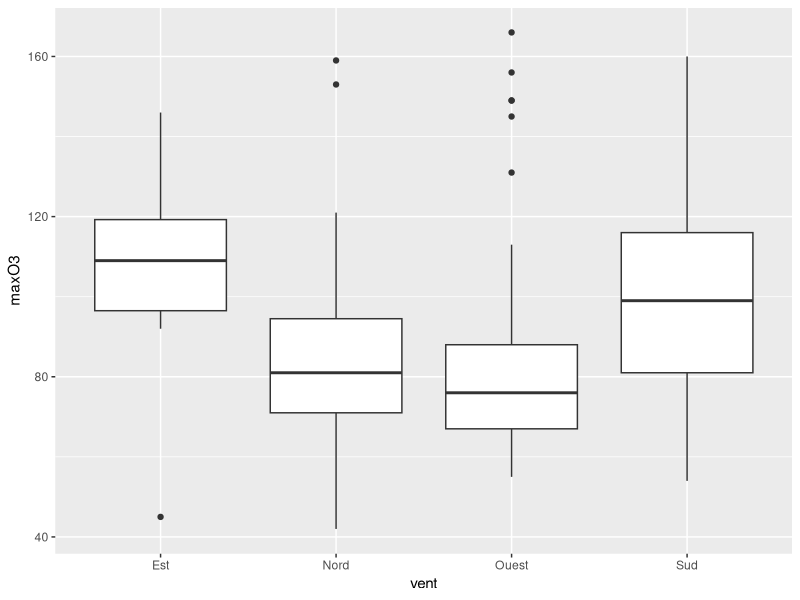

Write R code to recreate this figure. (Note: this script raises an error after producing the figure.)
## ---- chunk 1
library(knitr)
## Global options
options(max.print="75")
opts_chunk$set(echo=TRUE,
	             cache=FALSE,
               prompt=FALSE,
               tidy=TRUE,
               comment=NA,
               message=FALSE,
               warning=FALSE,
               class.source="badCode")
opts_knit$set(width=75)
options(max.print=999) 
## ---- chunk 2
library(ggplot2)  
library(tidyverse)
## ---- chunk 3
ozone = read.table("Ozone.txt")
ozone$vent=as.factor(ozone$vent) 
ozone$pluie=as.factor(ozone$pluie) 
head(ozone)
summary(ozone[,c(1,11,12,13)]) 
## ---- chunk 4
ggplot(ozone, aes(x = vent, y = maxO3)) + geom_boxplot()

## ---- chunk 5

## ---- chunk 6
aovent = lm(maxO3~vent, data=ozone)
summary(aovent)
## ---- chunk 7
M0 = lm(maxO3~1, data=ozone)
anova(M0, aovent)
## ---- chunk 8
summary(lm(maxO3~vent,data=ozone))
summary(lm(maxO3~C(vent,base=2),data=ozone))
summary(lm(maxO3~C(vent,sum),data=ozone)) 

Yi. = by(ozone[,"maxO3"],ozone[,"vent"],mean)
Yi.[2]
## ---- chunk 9
ozonenew = ozone[, c("maxO3"), "vent"]
ozonenew <- ozonenew %>%
## ---- chunk 10
ggplot(ozone,aes(x=vent,y=maxO3,fill=pluie))+ 
  geom_boxplot() 
## ---- chunk 11
par(mfrow=c(1,2)) 
interaction.plot(ozone[,"vent"],ozone[,"pluie"],
ozone[,"maxO3"],col=c(2,4),pch=c(18,24), main="Interaction plot",type="b",
xlab="vent",ylab="maxO3",trace.label="pluie")
interaction.plot(ozone[,"pluie"],ozone[,"vent"],
ozone[,"maxO3"],col=c(2,4),pch=c(18,24), main="Interaction plot",type="b",
xlab="pluie",ylab="maxO3",trace.label="vent") 
## ---- chunk 12
mod.sansint = lm(maxO3~vent+pluie, data=ozone)
anova(mod.sansint, mod.int)
## ---- chunk 13
    mod1 = lm(maxO3~vent, data=ozone)
    anova(mod1, mod.sansint)
## ---- chunk 14
ggplot(ozone,aes(x=maxO3v,y=maxO3))+ 
  geom_point(aes(shape=pluie,col=pluie)) 
## ---- chunk 15
# version singulière
complet=lm(maxO3~pluie * maxO3v,data=ozone) 
summary(complet)

# version régulière
alt=lm(maxO3~-1+pluie+pluie:maxO3v,data=ozone) 
summary(alt)
## ---- chunk 16
ggplot(ozone,aes(x=maxO3v,y=maxO3, shape=pluie,col=pluie))+ 
  geom_point()+
  geom_smooth(method='lm',se=T) 
## ---- chunk 17
penteu = lm(maxO3~-1+pluie+ maxO3v,data=ozone) 
predm1 = predict(penteu) 
ggplot(ozone, aes(maxO3v, maxO3, color = pluie)) + 
  geom_point() + 
  geom_line(aes(y= predm1))
anova(penteu,complet) 
## ---- chunk 18
simple = lm(maxO3~maxO3v,data=ozone)
ggplot(ozone,aes(x=maxO3v,y=maxO3))+ 
  geom_point(aes(shape=pluie,col=pluie))+
  geom_smooth(method='lm',se=F)
anova(simple,penteu) 
